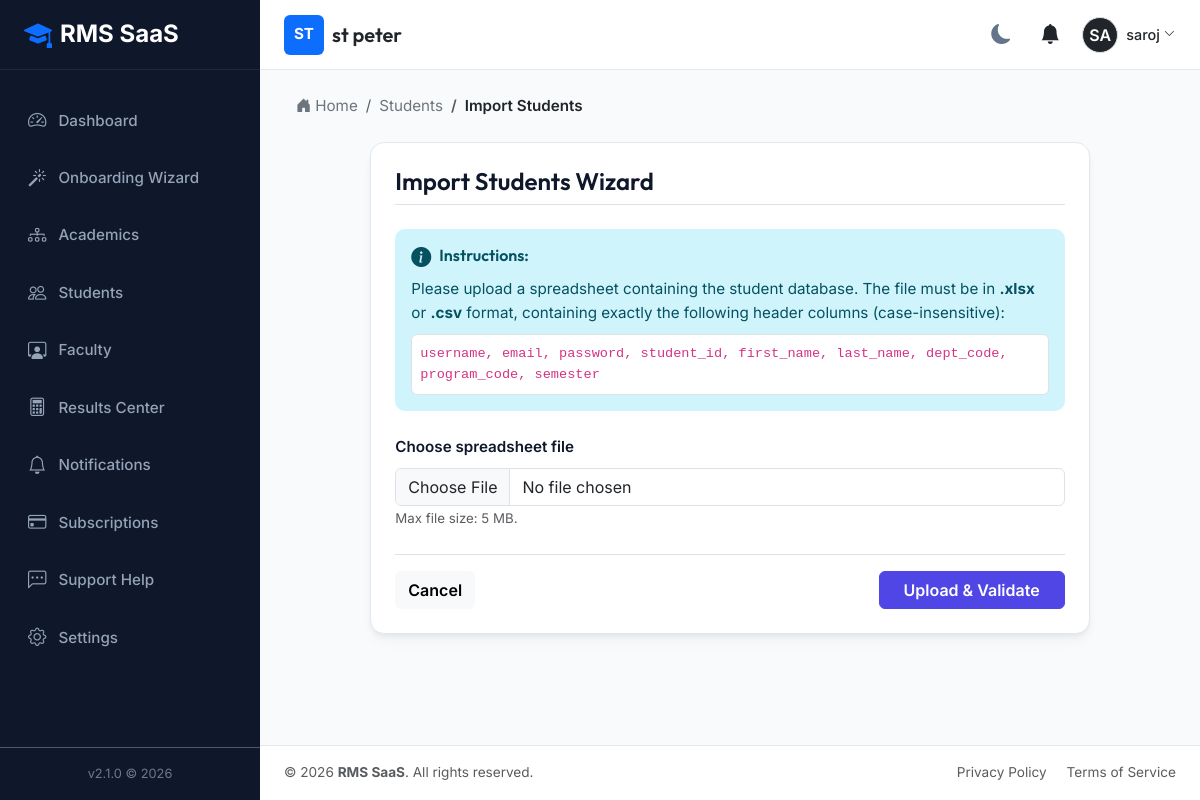
/students/import/ (signed in), run on the app's committed database.
### tenants/models.py (models this page shows, shortened)
class Institution(models.Model):
    name = models.CharField(max_length=255)
    slug = models.SlugField(max_length=255, unique=True)
    contact_email = models.EmailField()
    contact_phone = models.CharField(max_length=20, blank=True, null=True)
    address = models.TextField(blank=True, null=True)
    logo = models.ImageField(upload_to='institution_logos/', blank=True, null=True)
    is_active = models.BooleanField(default=True)
    created_at = models.DateTimeField(auto_now_add=True)
    updated_at = models.DateTimeField(auto_now=True)

### accounts/models.py (models this page shows, shortened)
class User(AbstractUser):
    class Role(models.TextChoices):
        SUPER_ADMIN = 'SUPER_ADMIN', 'Super Admin'
        INSTITUTION_OWNER = 'INSTITUTION_OWNER', 'Institution Owner'
        INSTITUTION_ADMIN = 'INSTITUTION_ADMIN', 'Institution Admin'
        EXAM_CONTROLLER = 'EXAM_CONTROLLER', 'Examination Controller'
        HOD = 'HOD', 'Head of Department'
        FACULTY = 'FACULTY', 'Faculty'
        STUDENT = 'STUDENT', 'Student'
    role = models.CharField(max_length=30, choices=Role.choices, default=Role.STUDENT)
    institution = models.ForeignKey(
        'tenants.Institution',
        on_delete=models.SET_NULL,
        null=True,
        blank=True,
        related_name='users'
    )
    phone = models.CharField(max_length=20, blank=True, null=True)
    profile_picture = models.ImageField(upload_to='profile_pics/', blank=True, null=True)
    created_at = models.DateTimeField(auto_now_add=True)
    updated_at = models.DateTimeField(auto_now=True)
    @property
    def is_super_admin(self):
        return self.role == self.Role.SUPER_ADMIN or self.is_superuser
    @property
    def is_institution_admin(self):
        return self.role in [self.Role.INSTITUTION_OWNER, self.Role.INSTITUTION_ADMIN]

### academics/views.py (the view)
    def wrapper(request, *args, **kwargs):
        if not request.user.is_authenticated:
            return redirect('login')
        if not request.user.is_super_admin and not request.user.is_institution_admin:
            messages.error(request, "Permission Denied: Admin access required.")
            return redirect('dashboard')
        return view_func(request, *args, **kwargs)

### academics/views.py (called while the page is built)
def admin_required(view_func):
    def wrapper(request, *args, **kwargs):
        if not request.user.is_authenticated:
            return redirect('login')
        if not request.user.is_super_admin and not request.user.is_institution_admin:
            messages.error(request, "Permission Denied: Admin access required.")
            return redirect('dashboard')
        return view_func(request, *args, **kwargs)
    return wrapper

### notifications/context_processors.py (called while the page is built)
def unread_notifications(request):
    if request.user.is_authenticated:
        unread_notifications = Notification.objects.filter(user=request.user, is_read=False).order_by('-created_at')
        return {
            'unread_notifications': unread_notifications,
            'unread_notifications_list': unread_notifications,
            'unread_notifications_count': unread_notifications.count()
        }
    return {}

### students/views.py (called while the page is built, shortened)
@login_required
@admin_required
def student_import(request):
    inst = request.user.institution
    stage = 'upload'
    errors = []
    preview_records = []
    return render(request, 'students/student_import.html', {
        'stage': stage,
        'errors': errors,
        'preview_records': preview_records,
        'breadcrumbs': [{'name': 'Students', 'url': '/students/'}, {'name': 'Import Students', 'url': '#'}]
    })

### tenants/context_processors.py (called while the page is built)
def institution_context(request):
    context = {
        'current_institution': None,
        'institution_settings': None
    }
    if request.user.is_authenticated and not request.user.is_super_admin:
        if request.user.institution:
            context['current_institution'] = request.user.institution
            try:
                context['institution_settings'] = request.user.institution.settings
            except Exception:
                context['institution_settings'] = None
    return context

### templates/students/student_import.html (shortened to what this page needs)
{% extends "base.html" %}
{% block content %}
<div class="row justify-content-center">
    <div class="col-lg-10">
        <div class="rms-card">
            <h4 class="mb-4 font-heading fw-semibold border-bottom pb-2">Import Students Wizard</h4>
            {% if stage == 'upload' %}
            <div class="mb-4 alert alert-info border-0 p-3" style="border-radius: var(--radius-md);">
                <h6 class="fw-semibold"><i class="bi bi-info-circle-fill me-2 fs-5 align-middle"></i>Instructions:</h6>
                <p class="m-0 fs-7">Please upload a spreadsheet containing the student database. The file must be in <strong>.xlsx</strong> or <strong>.csv</strong> format, containing exactly the following header columns (case-insensitive):</p>
                <code class="d-block bg-white p-2 mt-2 border rounded font-monospace" style="font-size: 0.85rem;">
                    username, email, password, student_id, first_name, last_name, dept_code, program_code, semester
                </code>
            </div>
            <form method="POST" enctype="multipart/form-data">
                <div class="mb-4">
                    <label for="file" class="form-label fw-semibold">Choose spreadsheet file</label>
                    <input type="file" id="file" name="file" class="form-control" required>
                    <small class="text-muted">Max file size: 5 MB.</small>
                </div>
                <div class="d-flex justify-content-between border-top pt-3">
                    <a href="{% url 'student_list' %}" class="btn btn-light fw-semibold">Cancel</a>
                    <button type="submit" class="btn btn-primary px-4 fw-semibold">Upload & Validate</button>
                </div>
            </form>
            {% endif %}
        </div>
    </div>
</div>
{% endblock %}

### templates/partials/navbar.html (shortened to what this page needs)
<nav class="app-navbar no-print">
    <div class="d-flex align-items-center">
        {% if current_institution %}
            <div class="d-flex align-items-center">
                {% if current_institution.logo %}
                    <img src="{{ current_institution.logo.url }}" alt="{{ current_institution.name }} Logo" height="40" class="me-2 rounded">
                {% else %}
                    <div class="bg-primary text-white d-flex align-items-center justify-content-center rounded me-2" style="width: 40px; height: 40px; font-weight: bold;">
                        {{ current_institution.name|slice:":2"|upper }}
                    </div>
                {% endif %}
                <div>
                    <h5 class="m-0 text-dark font-heading">{{ current_institution.name }}</h5>
                </div>
            </div>
        {% else %}
            <h5 class="m-0 text-dark font-heading">RMS SaaS Platform</h5>
        {% endif %}
    </div>
    <div class="d-flex align-items-center gap-3">
        <button class="theme-toggle-btn" id="theme-toggle" title="Toggle Theme">
            <i class="bi bi-moon-fill"></i>
        </button>
        <div class="dropdown">
            <button class="btn btn-link position-relative text-dark p-1" type="button" id="notificationDropdown" data-bs-toggle="dropdown" aria-expanded="false">
                <i class="bi bi-bell-fill fs-5"></i>
            </button>
        </div>
        <div class="dropdown">
            <button class="btn btn-link d-flex align-items-center text-decoration-none p-0 text-dark" type="button" id="userProfileDropdown" data-bs-toggle="dropdown" aria-expanded="false">
                {% if user.profile_picture %}
                    <img src="{{ user.profile_picture.url }}" alt="{{ user.username }}" width="36" height="36" class="rounded-circle border">
                {% else %}
                    <div class="bg-dark text-white rounded-circle d-flex align-items-center justify-content-center border" style="width: 36px; height: 36px; font-weight: 600;">
                        {{ user.username|slice:":2"|upper }}
                    </div>
                {% endif %}
                <span class="ms-2 d-none d-md-inline" style="font-size: 0.9rem; font-weight: 500;">{{ user.get_full_name|default:user.username }}</span>
                <i class="bi bi-chevron-down ms-1" style="font-size: 0.7rem;"></i>
            </button>
        </div>
    </div>
</nav>

### static/css/styles.css (style rules this page uses)
:root { --bg-primary: #f8fafc; --bg-secondary: #ffffff; --text-primary: #0f172a; --text-secondary: #64748b; --border-color: #e2e8f0; --card-shadow: 0 4px 6px -1px rgba(0, 0, 0, 0.05), 0 2px 4px -1px rgba(0, 0, 0, 0.02), 0 10px 15px -3px rgba(0, 0, 0, 0.03); --sidebar-bg: #0f172a; --sidebar-text: #94a3b8; --sidebar-active-bg: #1e293b; --sidebar-active-text: #ffffff; --primary: #4f46e5; --primary-hover: #4338ca; --success: #10b981; --warning: #f59e0b; --danger: #ef4444; --info: #06b6d4; --font-heading: 'Outfit', sans-serif; --font-body: 'Inter', sans-serif; --radius-lg: 14px; --radius-md: 10px; --transition-fast: 0.2s ease; }
body { background-color: var(--bg-primary); color: var(--text-primary); font-family: var(--font-body); font-size: 0.95rem; line-height: 1.6; transition: background-color var(--transition-fast), color var(--transition-fast); }
h1, h2, h3, h4, h5, h6 { font-family: var(--font-heading); font-weight: 600; }
.app-navbar { background-color: var(--bg-secondary); border-bottom: 1px solid var(--border-color); height: 70px; padding: 0 1.5rem; display: flex; align-items: center; justify-content: space-between; }
.rms-card { background-color: var(--bg-secondary); border: 1px solid var(--border-color); border-radius: var(--radius-lg); box-shadow: var(--card-shadow); padding: 1.5rem; margin-bottom: 1.5rem; transition: transform var(--transition-fast), box-shadow var(--transition-fast); }
.btn-primary { background-color: var(--primary); border-color: var(--primary); }
.theme-toggle-btn { cursor: pointer; background: none; border: none; color: var(--text-secondary); font-size: 1.25rem; padding: 0.5rem; border-radius: 50%; display: flex; align-items: center; justify-content: center; transition: all var(--transition-fast); }

### data on the page
Institution: name "ST", name "st peter"
User: username "SA", get_full_name "saroj"

### other printed values
{{ crumb.name }} "Students"
{{ crumb.name }} "Import Students"
